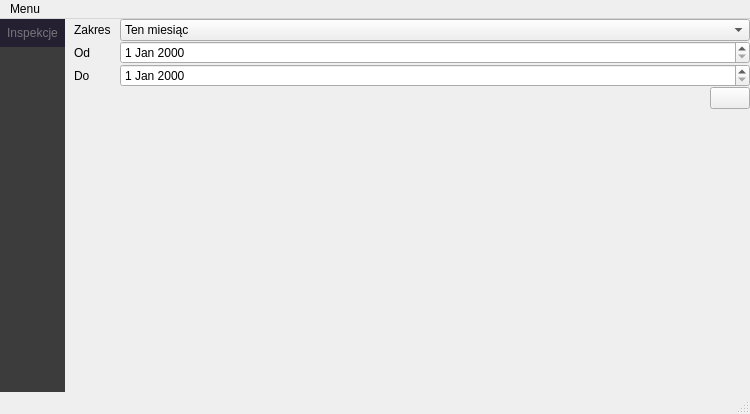
<?xml version="1.0" encoding="UTF-8"?>
<ui version="4.0">
 <class>InspectorWindow</class>
 <widget class="QMainWindow" name="InspectorWindow">
  <property name="geometry">
   <rect>
    <x>0</x>
    <y>0</y>
    <width>750</width>
    <height>414</height>
   </rect>
  </property>
  <property name="windowTitle">
   <string>MainWindow</string>
  </property>
  <widget class="QWidget" name="centralwidget">
   <layout class="QGridLayout" name="gridLayout" rowstretch="0">
    <property name="sizeConstraint">
     <enum>QLayout::SizeConstraint::SetDefaultConstraint</enum>
    </property>
    <property name="leftMargin">
     <number>0</number>
    </property>
    <property name="topMargin">
     <number>0</number>
    </property>
    <property name="rightMargin">
     <number>0</number>
    </property>
    <property name="bottomMargin">
     <number>0</number>
    </property>
    <property name="spacing">
     <number>9</number>
    </property>
    <item row="0" column="0">
     <widget class="QWidget" name="navbar" native="true">
      <property name="styleSheet">
       <string notr="true">QWidget{
background-color:#3c3c3c
}</string>
      </property>
      <layout class="QVBoxLayout" name="verticalLayout">
       <property name="spacing">
        <number>0</number>
       </property>
       <property name="leftMargin">
        <number>0</number>
       </property>
       <property name="topMargin">
        <number>0</number>
       </property>
       <property name="rightMargin">
        <number>0</number>
       </property>
       <property name="bottomMargin">
        <number>0</number>
       </property>
       <item>
        <widget class="QPushButton" name="pushButton">
         <property name="enabled">
          <bool>false</bool>
         </property>
         <property name="styleSheet">
          <string notr="true">QPushButton
{
	border: none;
	color: #d4d4d4;
	background-color:#3c3c3c;
	padding: 7px;
}

QPushButton:hover
{
	border: none;
	color: white;
	background-color:red;
}

QPushButton:disabled
{
	border: none;
	
	color: rgb(119, 118, 123);
	background-color: rgb(36, 31, 49);
}</string>
         </property>
         <property name="text">
          <string>Inspekcje</string>
         </property>
        </widget>
       </item>
       <item>
        <spacer name="verticalSpacer">
         <property name="orientation">
          <enum>Qt::Orientation::Vertical</enum>
         </property>
         <property name="sizeHint" stdset="0">
          <size>
           <width>20</width>
           <height>40</height>
          </size>
         </property>
        </spacer>
       </item>
      </layout>
     </widget>
    </item>
    <item row="0" column="2">
     <widget class="QWidget" name="widget_2" native="true">
      <layout class="QVBoxLayout" name="verticalLayout_2" stretch="0,0">
       <property name="spacing">
        <number>0</number>
       </property>
       <property name="leftMargin">
        <number>0</number>
       </property>
       <property name="topMargin">
        <number>0</number>
       </property>
       <property name="rightMargin">
        <number>0</number>
       </property>
       <property name="bottomMargin">
        <number>0</number>
       </property>
       <item>
        <widget class="QWidget" name="widget" native="true">
         <layout class="QGridLayout" name="gridLayout_2">
          <property name="leftMargin">
           <number>0</number>
          </property>
          <property name="topMargin">
           <number>0</number>
          </property>
          <property name="rightMargin">
           <number>0</number>
          </property>
          <property name="bottomMargin">
           <number>0</number>
          </property>
          <property name="horizontalSpacing">
           <number>9</number>
          </property>
          <property name="verticalSpacing">
           <number>0</number>
          </property>
          <item row="1" column="1">
           <widget class="QDateEdit" name="dateEdit_from"/>
          </item>
          <item row="0" column="0">
           <widget class="QLabel" name="label_3">
            <property name="text">
             <string>Zakres</string>
            </property>
           </widget>
          </item>
          <item row="0" column="1">
           <widget class="QComboBox" name="comboBox_range">
            <item>
             <property name="text">
              <string>Ten miesiąc</string>
             </property>
            </item>
            <item>
             <property name="text">
              <string>Własny</string>
             </property>
            </item>
           </widget>
          </item>
          <item row="2" column="1">
           <widget class="QDateEdit" name="dateEdit_to"/>
          </item>
          <item row="1" column="0">
           <widget class="QLabel" name="label">
            <property name="text">
             <string>Od</string>
            </property>
           </widget>
          </item>
          <item row="2" column="0">
           <widget class="QLabel" name="label_2">
            <property name="text">
             <string>Do</string>
            </property>
           </widget>
          </item>
          <item row="3" column="1">
           <widget class="QWidget" name="widget_3" native="true">
            <layout class="QHBoxLayout" name="horizontalLayout">
             <property name="spacing">
              <number>0</number>
             </property>
             <property name="leftMargin">
              <number>0</number>
             </property>
             <property name="topMargin">
              <number>0</number>
             </property>
             <property name="rightMargin">
              <number>0</number>
             </property>
             <property name="bottomMargin">
              <number>0</number>
             </property>
             <item>
              <spacer name="horizontalSpacer">
               <property name="orientation">
                <enum>Qt::Orientation::Horizontal</enum>
               </property>
               <property name="sizeHint" stdset="0">
                <size>
                 <width>40</width>
                 <height>20</height>
                </size>
               </property>
              </spacer>
             </item>
             <item>
              <widget class="QPushButton" name="btn_refresh">
               <property name="text">
                <string/>
               </property>
               <property name="icon">
                <iconset theme="QIcon::ThemeIcon::ViewRefresh"/>
               </property>
              </widget>
             </item>
            </layout>
           </widget>
          </item>
         </layout>
        </widget>
       </item>
       <item>
        <widget class="QScrollArea" name="scrollArea">
         <property name="styleSheet">
          <string notr="true">QScrollBar:vertical {
	border:none;
	background-color: rgb(222, 221, 218);
	width: 10px;

	border-top-left-radius: 5px;
	border-top-right-radius: 5px;
	border-bottom-left-radius: 5px;
	border-bottom-right-radius: 5px;
}

QScrollBar::handle:vertical {
	background-color: rgb(119, 118, 123);
	min-height: 30px;
	border-radius: 5px;
}

QScrollBar::handle:vertical:hover  {
	background-color: rgb(192, 191, 188);
}

QScrollBar::sub-line:vertical {
	border: none;
	background-color: rgb(222, 221, 218);
	height: 0px;
}

QScrollBar::add-line:vertical {
	border: none;
	background-color: rgb(222, 221, 218);
	height: 0px;
}</string>
         </property>
         <property name="frameShape">
          <enum>QFrame::Shape::NoFrame</enum>
         </property>
         <property name="widgetResizable">
          <bool>true</bool>
         </property>
         <widget class="QWidget" name="scrollContent">
          <property name="geometry">
           <rect>
            <x>0</x>
            <y>0</y>
            <width>665</width>
            <height>264</height>
           </rect>
          </property>
          <layout class="QVBoxLayout" name="verticalLayout_3">
           <item>
            <spacer name="verticalSpacer_2">
             <property name="orientation">
              <enum>Qt::Orientation::Vertical</enum>
             </property>
             <property name="sizeHint" stdset="0">
              <size>
               <width>20</width>
               <height>225</height>
              </size>
             </property>
            </spacer>
           </item>
          </layout>
         </widget>
        </widget>
       </item>
      </layout>
     </widget>
    </item>
   </layout>
  </widget>
  <widget class="QMenuBar" name="menubar">
   <property name="geometry">
    <rect>
     <x>0</x>
     <y>0</y>
     <width>750</width>
     <height>23</height>
    </rect>
   </property>
   <widget class="QMenu" name="menuMenu">
    <property name="title">
     <string>Menu</string>
    </property>
    <addaction name="actionWyjd"/>
   </widget>
   <addaction name="menuMenu"/>
  </widget>
  <widget class="QStatusBar" name="statusbar"/>
  <action name="actionWyjd">
   <property name="text">
    <string>Wyjdź</string>
   </property>
  </action>
 </widget>
 <resources/>
 <connections/>
</ui>
